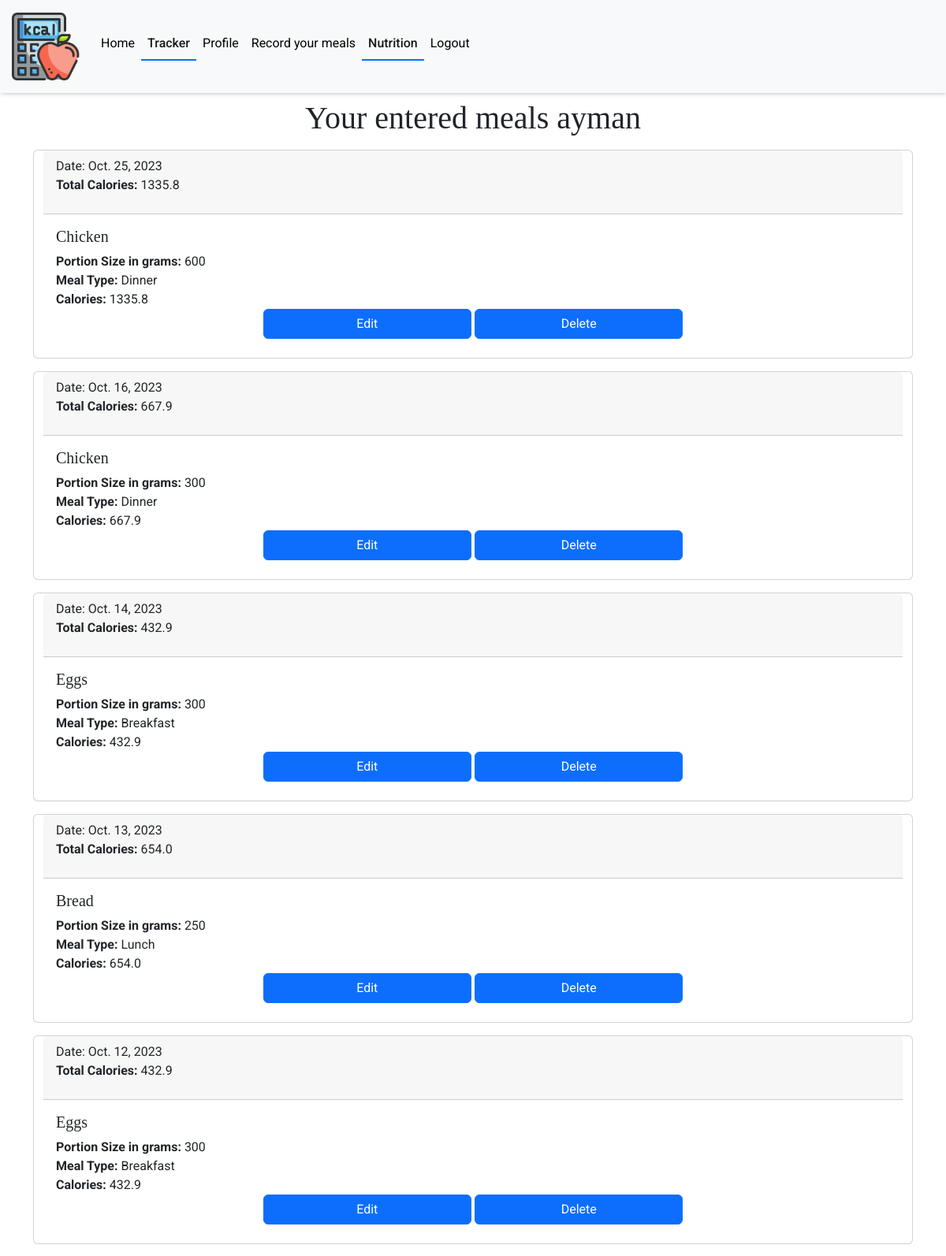
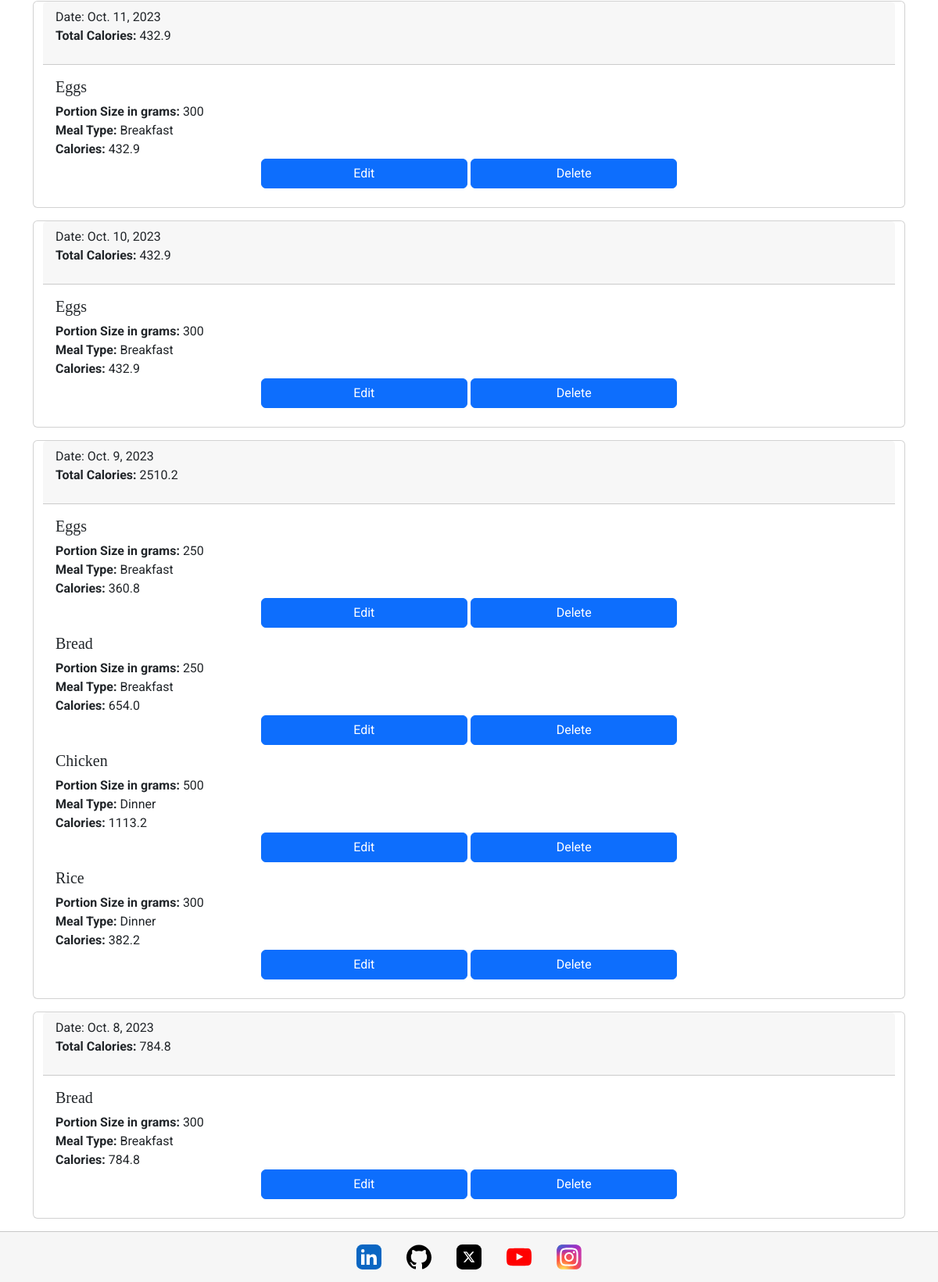
/tracker/trackers/ (signed in), run on the app's committed database (2 pictures, top to bottom).
### tracker/models.py (models this page shows, shortened)
class Tracker(models.Model):
    MEAL_CHOICES = (
        ("Breakfast", "Breakfast"),
        ("Lunch", "Lunch"),
        ("Dinner", "Dinner"),
        ("Snack", "Snack"),
    )
    user = models.ForeignKey(Profile, on_delete=models.CASCADE, related_name="trackers")
    title = models.CharField(max_length=300, null=False, blank=False)
    date = models.DateField(null=False, blank=False)
    portion_size = models.CharField(max_length=200, blank=False, null=False)
    meal_type = models.CharField(choices=MEAL_CHOICES, max_length=10, default="Snack")
    calories = models.FloatField(null=False, default="0")
    image = ResizedImageField(
        size=(400, None),
        quality=75,
        upload_to="tracker/",
        force_format="WEBP",
        blank=True,
        null=False,
    )
    image_alt = models.CharField(max_length=100, null=True, blank=True)
    class Meta:
        ordering = ["-date"]

### tracker/views.py (the view)
# urls.py: path("trackers/", Trackers.as_view(), name="trackers"),
class Trackers(ListView):
    template_name = "tracker/trackers.html"
    model = Tracker
    context_object_name = "trackers"
    def get_context_data(self, **kwargs):
        context = super().get_context_data(**kwargs)
        grouped_by_date = {}
        for date, group in groupby(
            self.object_list.order_by("-date"), lambda x: x.date
        ):
            grouped_entries = list(group)
            total_calories = sum(entry.calories or 0 for entry in grouped_entries)
            grouped_by_date[date] = {
                "entries": grouped_entries,
                "total_calories": total_calories,
            }
        context["trackers_grouped"] = grouped_by_date
        return context
    def get_queryset(self):
        return Tracker.objects.filter(user=self.request.user.profile)

### tracker/templates/tracker/trackers.html (shortened to what this page needs)
{% extends "base.html" %}
{% block content %}
<div class="container justify-content-center d-flex flex-row flex-wrap justify-content-center">
    <h1 class="text-center p-2">
        Your entered meals {{ request.user.username }}
    </h1>
    {% for date, data in trackers_grouped.items %}
    <div class="card mb-3 container justify-content-center">
        <div class="card-header">
            Date: {{ date }}
            <p><strong>Total Calories:</strong> {{ data.total_calories }}</p>
        </div>
        <div class="card-body">
            {% for tracker in data.entries %}
            <div class="row g-0 mb-2">
                <div class="col-md-8">
                    <h5 class="card-title">{{ tracker.title }}</h5>
                    <p class="card-text">
                        <strong>Portion Size in grams:</strong> {{ tracker.portion_size }}<br>
                        <strong>Meal Type:</strong> {{ tracker.meal_type }} <br>
                        <strong>Calories:</strong> {{tracker.calories}}
                    </p>
                </div>
                <div class="text-center">
                    <a href="{% url 'edit_tracker' tracker.id %}" class="btn btn-primary w-25">Edit</a>
                    <a href="{% url 'delete_tracker' tracker.id %}" class="btn btn-primary w-25">Delete</a>
                </div>
            </div>
            {% endfor %}
        </div>
    </div>
    {% endfor %}
</div>
{% endblock %}

### static/css/base.css (style rules this page uses)
:root { --title: 'EB Garamond', serif; --main-font: 'Roboto', serif; --background: #3f006a0f; --blue: #0d6efd; --black: #000; --off-white: #f6f6f6; --white: #fff; --orange: #ffbf50; --smal-box-shadow: 1px -1px 7px 0 #00000061; --border: 1px solid #00000030; }
html, body { height: 100%; }
body { display: flex; flex-direction: column; font-family: var(--main-font); }
h1, h2, h3, h4, h5, h6 { font-family: var(--title); }

### data on the page
Tracker: trackers_grouped "Oct. 25, 2023", title "Chicken", portion_size "600", meal_type "Dinner", calories "1335.8"
Tracker: trackers_grouped "Oct. 16, 2023", title "Chicken", portion_size "300", meal_type "Dinner", calories "667.9"
Tracker: trackers_grouped "Oct. 14, 2023", title "Eggs", portion_size "300", meal_type "Breakfast", calories "432.9"
Tracker: trackers_grouped "Oct. 13, 2023", title "Bread", portion_size "250", meal_type "Lunch", calories "654.0"
Tracker: trackers_grouped "Oct. 12, 2023", title "Eggs", portion_size "300", meal_type "Breakfast", calories "432.9"
Tracker: trackers_grouped "Oct. 11, 2023", title "Eggs", portion_size "300", meal_type "Breakfast", calories "432.9"
Tracker: trackers_grouped "Oct. 10, 2023", title "Eggs", portion_size "300", meal_type "Breakfast", calories "432.9"
Tracker: trackers_grouped "Oct. 9, 2023", title "Eggs", portion_size "250", meal_type "Breakfast", calories "360.8"
Tracker: title "Bread", portion_size "250", meal_type "Breakfast", calories "654.0"
Tracker: title "Chicken", portion_size "500", meal_type "Dinner", calories "1113.2"
Tracker: title "Rice", portion_size "300", meal_type "Dinner", calories "382.2"
Tracker: trackers_grouped "Oct. 8, 2023", title "Bread", portion_size "300", meal_type "Breakfast", calories "784.8"

### other printed values
{{ request.user.username }} "ayman"
{{ data.total_calories }} "1335.8" "667.9" "432.9" "654.0" "432.9" "432.9" "432.9" "2510.2" "784.8"
